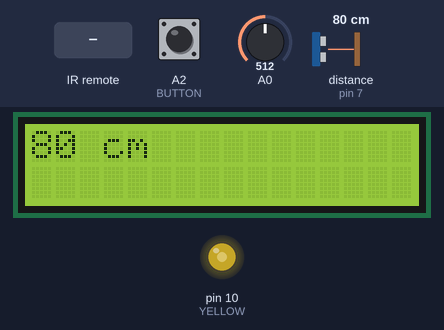
Simulated run of this sketch. Board: Arduino Uno, built with avr-gcc and run on an emulated ATmega328P. On the bench: 16×2 character LCD, output pins drawn as LEDs (lit = HIGH). Wiring (inferred from the names in the program): ultrasonic range finder: trigger pin 6; echo pin 7. Inputs (shaded band) come from the test bench; at power-on: distance to the obstacle (sensor on pin 7) 80 cm, A0 = 512, A2 (BUTTON) LOW. The echo pulse lasts 58.3 µs per cm; EEPROM starts erased; pins used as bus, display or sensor lines are not drawn.

Above: at 1.2 s.
1.3 s: distance to the obstacle (sensor on pin 7) set to 56 cm
At 2.0 s:
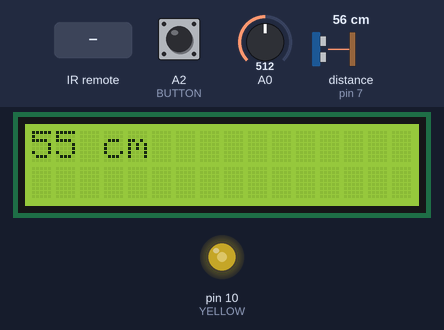
2.9 s: distance to the obstacle (sensor on pin 7) set to 45 cm
At 4.1 s:
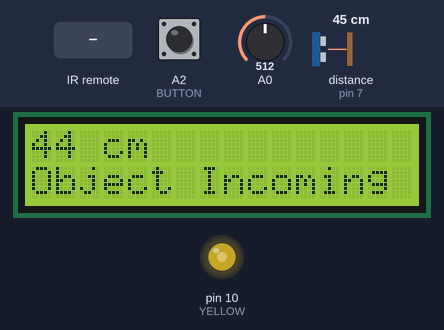
4.4 s: distance to the obstacle (sensor on pin 7) set to 12 cm
At 5.6 s:
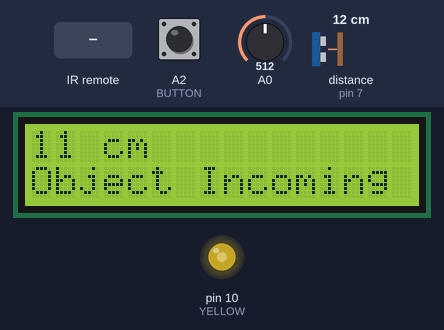
5.9 s: distance to the obstacle (sensor on pin 7) set to 9 cm
At 6.4 s:
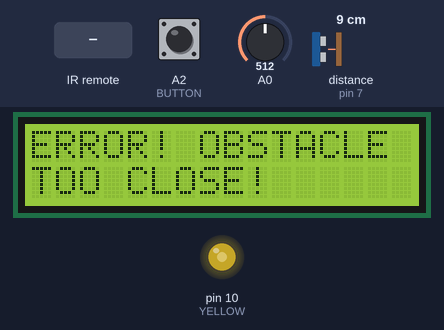
7.4 s: infrared code 0x5 received
At 8.33 s:
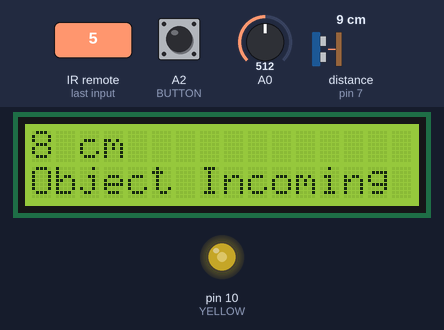
Timing chart, 0 to 10.4 s (numbered marks = the images above; inputs shaded):
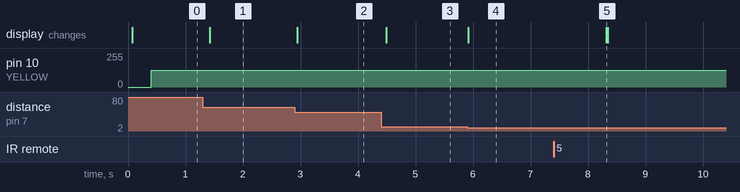

Measured:
- the behaviour switches between 51 and 50 cm on distance to the obstacle (sensor on pin 7) (found by bisection; images 1 and 2)
- the behaviour switches between 11 and 10 cm on distance to the obstacle (sensor on pin 7) (found by bisection; images 3 and 4)
- after the input at 1.3 s, the display: changes after 0.12 s (image 1)
- after the input at 2.9 s, the display: changes after 0.05 s (image 2)
- after the input at 4.4 s, the display: changes after 0.09 s (image 3)
- after the input at 5.9 s, the display: changes at once (image 4)
- after the input at 7.4 s, the display: changes after 0.92 s (image 5)

The sketch:

Project.ino
```cpp
/*
Jared Barber  | Interactive Obstacle Detection  | July 2024
------------------------------------------------------------
https://www.tinkercad.com/things/350uarEVLZG-interactive-obstacle-detection
*/

#include<LiquidCrystal.h>
#include<IRremote.h>
#include<EEPROM.h>

// Ultrasonic Sensor
#define ECHO 7
#define TRIG 6

// LCD Screen
LiquidCrystal lcd(9, 8, 5, 4, 3, 2);

// IR REMOTE
#define RECV_PIN A5
#define FUNC 2 // FUNC/STOP irrecv.decodedIRData.command
IRrecv irrecv(RECV_PIN);

// LEDS
#define RED 12
#define GREEN 11
#define YELLOW 10

#define BUTTON A2

// EEPROM
#define EEPROM_ADDR 50

// Global variables
unsigned long lastTrigger = millis();
unsigned long lastReading = millis();
unsigned long triggerDelay = 60;
unsigned long distance = 10;

int luminosity = 100;
unsigned int lcdDisplay = 1;

byte units = 0;


void setup()
{
 // Serial Monitor
 Serial.begin(9600);

 // Ultrasonic Sensor
 pinMode(ECHO, INPUT);
 pinMode(TRIG, OUTPUT);

 // LCD Screen
 lcd.begin(16, 2);
 lcd.setCursor(0,0);
 lcd.print("Starting...");

 // IR Sensor
 irrecv.enableIRIn();

 // Button
 pinMode(BUTTON, INPUT);

 //EEPROM
  if(EEPROM.read(EEPROM_ADDR)> 1){
   EEPROM.write(EEPROM_ADDR, 0);
  }
  else{
    units = EEPROM.read(EEPROM_ADDR);
  }
}


void loop()
{
 // current time
 unsigned long timeNow = millis();

 // trigger the sensor every 100 ms
 if (timeNow - lastTrigger > triggerDelay){
   triggerUltrasonicSensor();
   distance = getUltrasonicDistance();
   lastTrigger = timeNow;
   //Serial.println(distance);
  }

  // if sensor detects an object < 10 cm away, lock the application
  if (distance < 10){
    lock();
  }

  // listen for remote event
  if(irrecv.decode()){
   irrecv.resume();
   remoteEvent(irrecv.decodedIRData.command);
  }

  // display message on lcd screen
  printToLCD(lcdDisplay);

  // If application is not locked, LED 1 is off
  digitalWrite(12, LOW);

  // If application is not locked, LED 2 blinks proportionally to
  // the distance read by sensor
  blinkLED(GREEN, distance);

  // If application is not locked, LED 3 brightness is inversely proportional
  // to the ambient light in the room (measured every 100 ms)
  if (timeNow - lastReading > 100){
    luminosity = analogRead(A0);
    analogWrite(YELLOW, 255-(analogRead(A0)/4));
  }
}

void lock(){
  // print an error message to LCD screen
  lcd.clear();
  lcd.setCursor(0,0);
  lcd.print("ERROR! OBSTACLE");
  lcd.setCursor(0,1);
  lcd.print("TOO CLOSE!");

  // the application is locked until user acknowledges error
  while (true){
    blinkLED(RED, 300);
    blinkLED(GREEN, 300);

    // if user presses play, they acknowledge error and app is reset
     if(irrecv.decode()){
     	irrecv.resume();
       if(irrecv.decodedIRData.command == 5){
         return; //break;
       }
     }

    // if user hits the button, they acknowledge error and app is reset
    int state = digitalRead(BUTTON);
  	if (state == HIGH){
    	return;
    }
  }
}

void triggerUltrasonicSensor()
{
  digitalWrite(TRIG, LOW);
  delayMicroseconds(2);
  digitalWrite(TRIG, HIGH);
  delayMicroseconds(10);
  digitalWrite(TRIG, LOW);
}

double getUltrasonicDistance()
{
  double durationMicros = pulseIn(ECHO, HIGH);
  double distance = durationMicros / 58.0;
  return distance;
}

void blinkLED(int pin, int time){
  // blink an LED for a given amount of time
  digitalWrite(pin, HIGH);
  delay(time);
  digitalWrite(pin, LOW);
  delay(time);
}

void remoteEvent(int action){
  // controller responds to signal from remote controller

    if(action == 8){
      // if up arrow, toggle lcd display
      lcdDisplay++;
    }
    if(action == 10){
      // if down arrow, toggle lcd display
      lcdDisplay--;
    }
    if(action == 0){
      // if off btn, reset all settings
      lcdDisplay = 1;
      units = EEPROM.read(EEPROM_ADDR);
    }
    if (action == 13){
      // if EQ, change units from cm to inches or vice versa
      units = (units + 1) % 2;
      EEPROM.write(EEPROM_ADDR, units);
    }
}

void printToLCD(int option){
  // print a message to lcd screen based on user choice

  lcd.clear();
  lcd.setCursor(0,0);

  // Option 1 - print distance from sensor. Print a warning if < 50 cm
  if(option % 2 == 1){


    if(units == 0){
      // units == 0 signifies centimeters
      lcd.print(distance);
      lcd.print(" cm");
    }
    if(units == 1){
      // units == 1 signifies inches
      lcd.print((distance/2.54));
      lcd.print(" in");
    }

    if (distance < 50){
      lcd.setCursor(0,1);
      lcd.print("Object Incoming");
    }
  }

  // Option 2 - print luminosity
  else {
    lcd.print("luminosity ");
    lcd.print(luminosity);
  }
}
```
